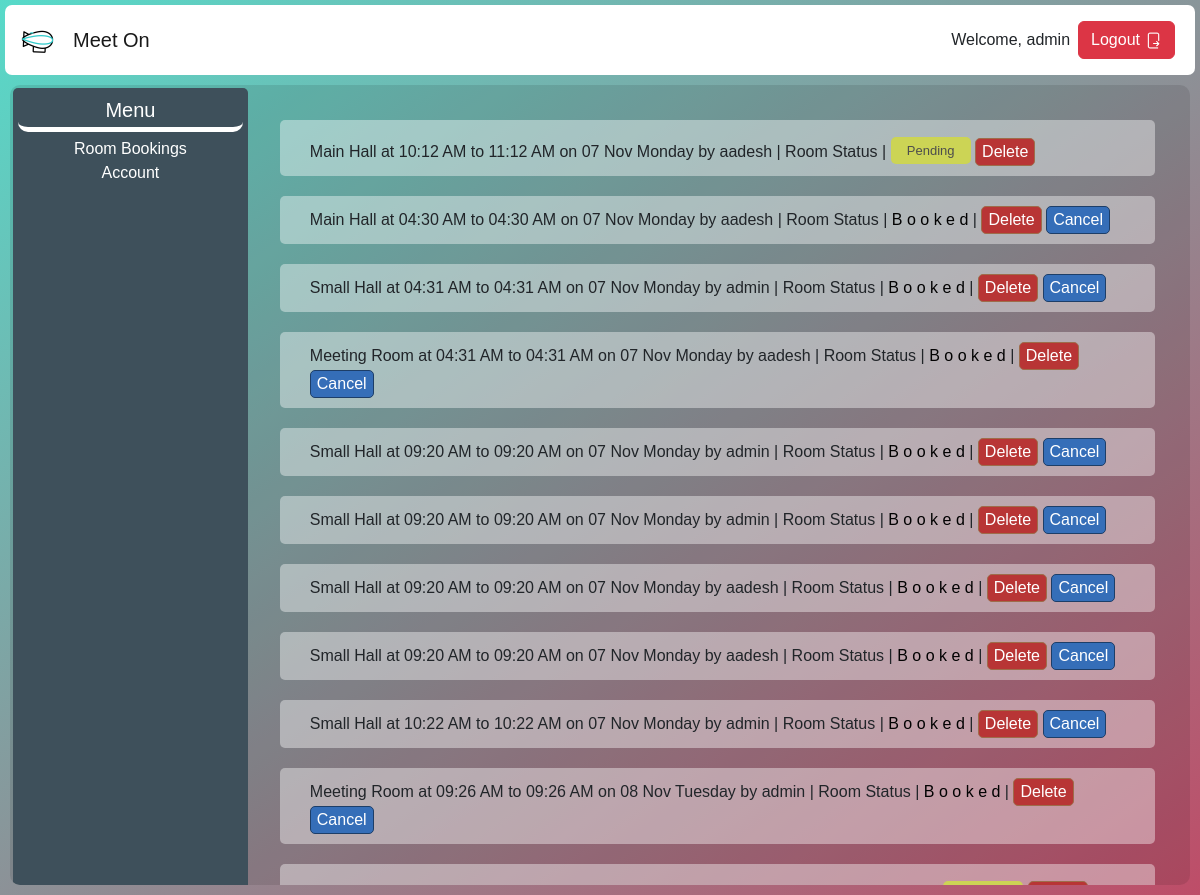
Screenshot of /Room (signed in) with the database file from the repository.
### app/models.py (models this page shows, shortened)
class Room(models.Model):
    room_Name = models.ForeignKey(Room_Name, on_delete=models.CASCADE)
    room_book_date = models.DateField()
    meeting_start_time = models.TimeField()
    meeting_end_time = models.TimeField()
    room_booked_by_user = models.ForeignKey(User, on_delete=models.CASCADE)
    grant_meeting = models.BooleanField(default = False)

class Room_Name(models.Model):
    room_Name = models.CharField(max_length=122)
    def __str__(self):
        return self.room_Name

### app/views.py (the view, shortened to what this page needs)
# urls.py: path('Room', views.roomView, name='room'),
def roomView(request):
    user = request.user
    userRoom = Room.objects.filter(room_booked_by_user = user)
    adminRoom = Room.objects.all().order_by('room_book_date')
    if User.objects.filter(username=user) & User.objects.filter(is_staff=True):
        admin = True
        contex = {
        'admin':admin,
        'adminRoom': adminRoom
    }
        return render(request, 'adminRoom.html', contex)

### templates/adminRoom.html (shortened to what this page needs)
{% extends 'dashboard.html' %}
{% block body %}
<body onload=grantmeet()>
<div class="dashContainer">
  <div class="dashMenu">
    <h5 class='menuHeader'>Menu</h5>
    <div class="menuList">
      {% if admin %}
      <a class="nav-link active" aria-current="page" href="Room" style='color:white;'>
        Room Bookings
      </a>
      {% else %}
      <a class="nav-link active" aria-current="page" href="Room" style='color:white;'>
        Your Booked Rooms
      </a>
      {% endif %}
      <a class="nav-link active" aria-current="page" href="Account" style='color:white;'>
        Account
      </a>
    </div>
  </div>
<div class="dashBody">
  <div class="adminRoomView">
    {% if adminRoom %}
    {% for i in adminRoom %}
    <div class='adminform'>
      <form action="Grantmeet" method="POST">
        {{i.room_Name}} at
        {{i.meeting_start_time|date:"h:i A"}} to {{i.meeting_end_time|date:"h:i A"}} on {{i.room_book_date|date:'d M l'}}
        by {{i.room_booked_by_user}}
        | Room Status |
        <label class="toggle">
          <span class="labels" onclick="setTimeout(spanClick.bind(null,this.id),500);" data-on="Approved" data-off="Pending"></span>
        </label>
      </form>
      {% if i.grant_meeting %}
      <label class="bookedDisplay">
        <div class="waviy">
          <span style="--i:1">B</span>
          <span style="--i:2">o</span>
          <span style="--i:3">o</span>
          <span style="--i:4">k</span>
          <span style="--i:5">e</span>
          <span style="--i:6">d</span>
         </div>
      </label>
      |
      {% endif %}
      <div id="" style="display:inline;" class="btnDelId" onclick="btnDelClick(this.id)"><button class='roomDelButton'>Delete</button></div>
      <div id="" style="display:none;" class="btnCancelId" onclick="btnCancelClick(this.id)" ><button class ='btnCancel'>Cancel</button></div>
    </div>
    {% endfor %}
  </div>
    {% else %}
    <h3>No Bookings Are Done</h3>
    {% endif %}
</div>
</body>
{% endblock body %}

### templates/navbar.html (shortened to what this page needs)
{% load static %}
<!DOCTYPE html>
<html lang="en">
<head>
  <link rel="stylesheet" href="{% static 'bootstrap.css' %}" />
  <link rel="stylesheet" href="{% static 'toastr.css' %}" />
  <link rel="stylesheet" href="{% static 'css.css' %}" />
</head>
<body>
  <div class="navBar">
    <nav class="navbar navbar-expand-lg navbar-light bg-dark" style="background-color: white !important">
      <div class="container-fluid">
        <a class="navbar-brand" href="/" style="pointer-events: none; cursor: default;">
          <img src="{% static 'logo.gif' %}" alt="" width="40" height="40"/>
        </a>
        <a class="navbar-brand" href="/">Meet On</a>
        <div class="collapse navbar-collapse" id="navbarNavAltMarkup">
        {% if user.is_authenticated %}
        <span>
          Welcome, {{request.user.username}}
        </span>
        <a href="Signout">
        <button class="btn btn-danger m-2">Logout<img src="{%static 'logout.png'%}" alt="search" width="17" height="17" style="margin-left:5px;"></button></a>
        {% endif %}
        </div>
        </div>
      </div>
{% block body %}
{% endblock body %}
</body>
</html>

### static/css.css (style rules this page uses)
body { font-family: 'Trebuchet MS', 'Lucida Sans Unicode', 'Lucida Grande', 'Lucida Sans', Arial, sans-serif; background-image: linear-gradient(145deg, #57dac9 , #be4d68) !important; }
form { display: inline; }
label { text-align: center; font-size: medium; }
.navbar,.navBar { border-radius: 7px !important; }
.navBar { margin:5px; }
.dashContainer { border-radius: 10px; display: grid; grid-template-columns: 20% 80%; background-color:rgba(0, 0, 0, 0.1); margin: 10px; padding: 3px; height: 100vh; overflow: hidden; }
.menuHeader { cursor:default; border-radius: 10px; padding: 5px; margin: 5px; border-bottom: 5px solid rgb(255, 255, 255); }
.dashMenu { border-radius: 5px; color: white; background-color: #3E505B; text-align: center; }
.dashBody { text-align: left; padding: 10px; background-color: rgba(0, 0, 0, 0); }
.adminRoomView { padding: 2px 2px; }
.adminform { border-radius: 5px; text-align: left; padding: 10px 30px; margin: 20px; background-color: rgba(255, 255, 255, 0.4); opacity: 1; }
.toggle { --width: 80px; --height: calc(var(--width) / 3); top:7px; position: relative; display: inline-block; width: var(--width); height: var(--height); cursor: pointer; }
.toggle .labels { border-radius: 3px; position: absolute; top: 0; left: 0; width: 100%; height: 100%; font-size: 13px; font-family: sans-serif; transition: all 1s ease-in-out; overflow: hidden; vertical-align: middle; }
.toggle .labels::after { content: attr(data-off); position: absolute; display: flex; justify-content: center; align-items: center; top: 0; left: 0; height: 100%; width: 100%; color: #4d4d4d; border-radius: 5px; border: 1px solid #cbd45541; background-color: #ccd455; transition: all 1s ease-in-out; }
.toggle .labels::before { content: attr(data-on); position: absolute; display: flex; justify-content: center; align-items: center; top: 0; left: calc(var(--width) * -1); height: 100%; width: 100%; color: #000000; border-radius: 5px; border: 1px solid #76d7da27; background-color: #76d7da; text-align: center; transition: all 1s ease-in-out; }
.roomDelButton,.confirmDelButton { border-radius: 5px; border: 1px solid #9e6c4a; color: white; background-color: #b83535; font-family: sans-serif; }
.bookedDisplay { border-radius: 5px; font-family: sans-serif; }
.btnCancel, .btnConfirmCancel { border-radius: 5px; border: 1px solid #1d3e68; color: white; background-color: #356eb8; font-family: sans-serif; }
.waviy span { margin:none !important; padding: none !important; display: inline-block; color: rgb(2, 2, 2); animation: flip 2s infinite; animation-delay: calc(.4s * var(--i)) }

### rows the page displays
Room: room_Name "Main Hall", meeting_start_time "10:12 AM", meeting_end_time "11:12 AM", room_book_date "07 Nov Monday", room_booked_by_user "aadesh"
Room: room_Name "Main Hall", meeting_start_time "04:30 AM", meeting_end_time "04:30 AM", room_book_date "07 Nov Monday", room_booked_by_user "aadesh", grant_meeting "B"
Room: room_Name "Small Hall", meeting_start_time "04:31 AM", meeting_end_time "04:31 AM", room_book_date "07 Nov Monday", room_booked_by_user "admin", grant_meeting "B"
Room: room_Name "Meeting Room", meeting_start_time "04:31 AM", meeting_end_time "04:31 AM", room_book_date "07 Nov Monday", room_booked_by_user "aadesh", grant_meeting "B"
Room: room_Name "Small Hall", meeting_start_time "09:20 AM", meeting_end_time "09:20 AM", room_book_date "07 Nov Monday", room_booked_by_user "admin", grant_meeting "B"
Room: room_Name "Small Hall", meeting_start_time "09:20 AM", meeting_end_time "09:20 AM", room_book_date "07 Nov Monday", room_booked_by_user "admin", grant_meeting "B"
Room: room_Name "Small Hall", meeting_start_time "09:20 AM", meeting_end_time "09:20 AM", room_book_date "07 Nov Monday", room_booked_by_user "aadesh", grant_meeting "B"
Room: room_Name "Small Hall", meeting_start_time "09:20 AM", meeting_end_time "09:20 AM", room_book_date "07 Nov Monday", room_booked_by_user "aadesh", grant_meeting "B"
Room: room_Name "Small Hall", meeting_start_time "10:22 AM", meeting_end_time "10:22 AM", room_book_date "07 Nov Monday", room_booked_by_user "admin", grant_meeting "B"
Room: room_Name "Meeting Room", meeting_start_time "09:26 AM", meeting_end_time "09:26 AM", room_book_date "08 Nov Tuesday", room_booked_by_user "admin", grant_meeting "B"

### other values shown
{{ request.user.username }} "admin"
